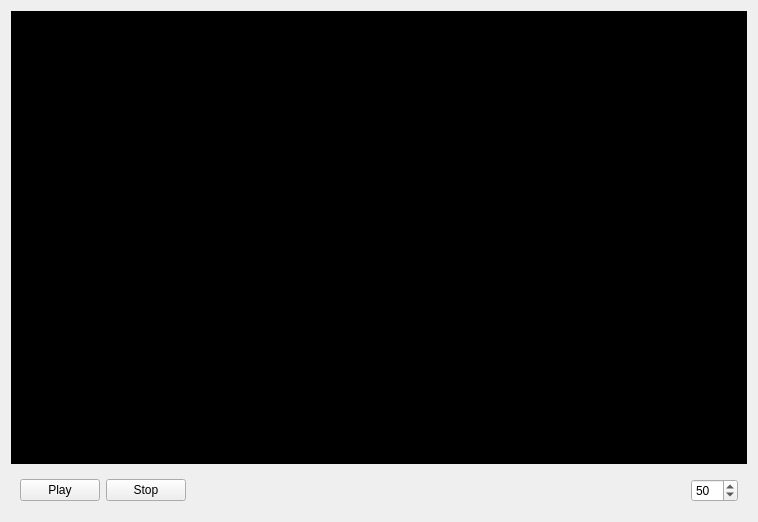
<?xml version="1.0" encoding="UTF-8"?>
<ui version="4.0">
 <class>PlayerWG</class>
 <widget class="QWidget" name="PlayerWG">
  <property name="geometry">
   <rect>
    <x>0</x>
    <y>0</y>
    <width>758</width>
    <height>522</height>
   </rect>
  </property>
  <property name="windowTitle">
   <string>Media Player</string>
  </property>
  <layout class="QVBoxLayout" name="verticalLayout">
   <item>
    <widget class="QWidget" name="videoWidget" native="true">
     <property name="sizePolicy">
      <sizepolicy hsizetype="Expanding" vsizetype="Expanding">
       <horstretch>0</horstretch>
       <verstretch>1</verstretch>
      </sizepolicy>
     </property>
     <property name="minimumSize">
      <size>
       <width>320</width>
       <height>240</height>
      </size>
     </property>
     <property name="styleSheet">
      <string notr="true">background-color: black;</string>
     </property>
    </widget>
   </item>
   <item>
    <widget class="QWidget" name="controlsWidget" native="true">
     <layout class="QVBoxLayout" name="controlsLayout">
      <item>
       <layout class="QHBoxLayout" name="buttonsLayout">
        <item>
         <widget class="QPushButton" name="playPauseBtn">
          <property name="maximumSize">
           <size>
            <width>80</width>
            <height>16777215</height>
           </size>
          </property>
          <property name="text">
           <string>Play</string>
          </property>
         </widget>
        </item>
        <item>
         <widget class="QPushButton" name="stopBtn">
          <property name="maximumSize">
           <size>
            <width>80</width>
            <height>16777215</height>
           </size>
          </property>
          <property name="text">
           <string>Stop</string>
          </property>
         </widget>
        </item>
        <item>
         <spacer name="horizontalSpacer">
          <property name="orientation">
           <enum>Qt::Orientation::Horizontal</enum>
          </property>
          <property name="sizeHint" stdset="0">
           <size>
            <width>40</width>
            <height>20</height>
           </size>
          </property>
         </spacer>
        </item>
        <item>
         <widget class="QLabel" name="label">
          <property name="styleSheet">
           <string notr="true">image: url(:/128x128/volumn.png);
min-width: 28px;</string>
          </property>
          <property name="text">
           <string/>
          </property>
         </widget>
        </item>
        <item>
         <widget class="QSpinBox" name="volumeSpinBox">
          <property name="maximum">
           <number>200</number>
          </property>
          <property name="value">
           <number>50</number>
          </property>
         </widget>
        </item>
       </layout>
      </item>
     </layout>
    </widget>
   </item>
  </layout>
 </widget>
 <resources/>
 <connections/>
</ui>
